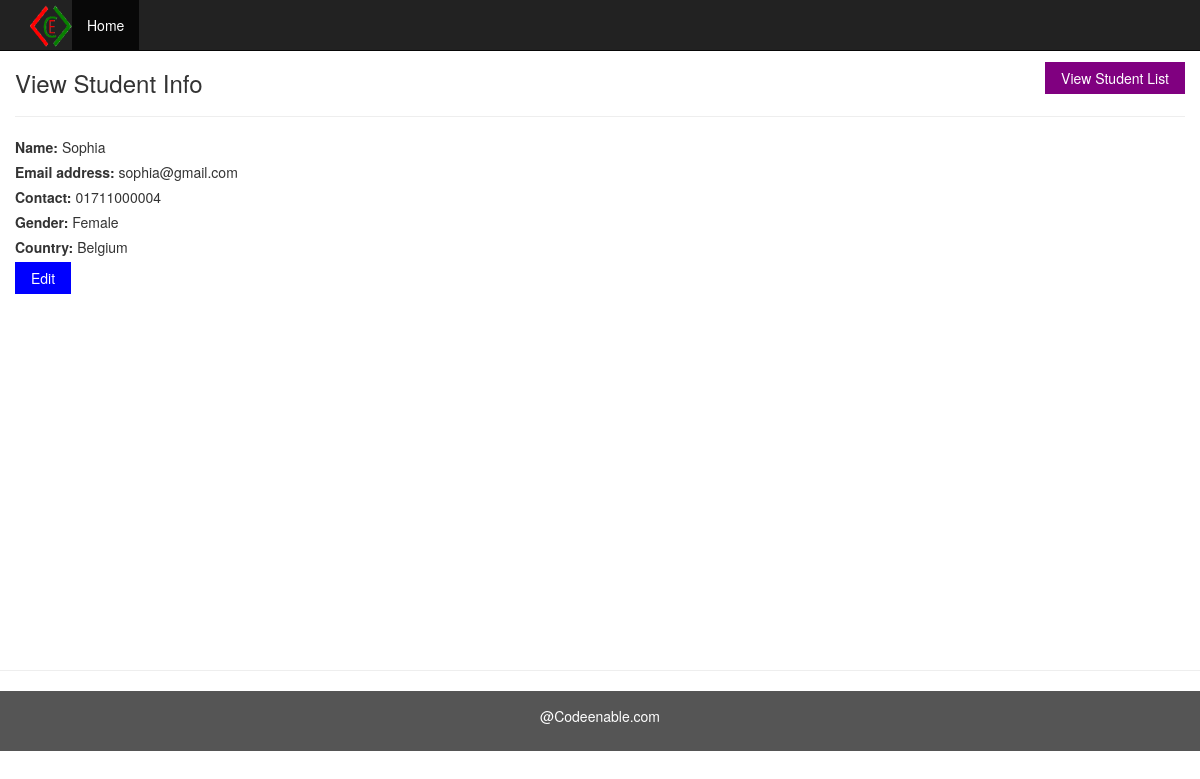
The app's page /read-student-info.php?id=19 with its own data.
### tables this page shows
CREATE TABLE `students` (
  `student_id` int(11) NOT NULL,
  `student_name` varchar(100) NOT NULL,
  `email_address` varchar(100) NOT NULL,
  `contact` varchar(30) NOT NULL,
  `gender` varchar(15) NOT NULL,
  `country` varchar(50) NOT NULL,
  `datetime` datetime NOT NULL DEFAULT CURRENT_TIMESTAMP
);

### class/student.php (called while the page is built, shortened)
<?php
class Student
{
    private $conn;
    function __construct() {
    $servername = "localhost";
    $dbname = "crud";
    $username = "root";
    $password = "";
    $conn = new mysqli($servername, $username, $password, $dbname);
      if ($conn->connect_error) {
        die("Connection failed: " . $conn->connect_error);
       }else{
        $this->conn=$conn;
       }
    }
    public function view_student_by_student_id($id){
       if(isset($id)){
       $student_id= mysqli_real_escape_string($this->conn,trim($id));
       $sql="Select * from students where student_id='$student_id'";
       $result=  $this->conn->query($sql);
        return $result->fetch_assoc();
       }
    }
}
?>

### read-student-info.php (the view)
<?php
 include 'header.php';
 if(isset($_GET['id'])){
  $student_info=$student_obj->view_student_by_student_id($_GET['id']);
 }else{
  header('Location: index.php');
 }
 ?>
<div class="container " >
  <div class="row content">
             <a type="button" href="index.php"  class="button button-purple mt-12 pull-right">View Student List</a>
 <h3>View Student Info</h3>
     <hr/>
    <label >Name:</label>
   <?php  if(isset($student_info['student_name'])){echo $student_info['student_name']; }?>
<br/>
    <label>Email address:</label>
  <?php  if(isset($student_info['email_address'])){echo $student_info['email_address'];} ?>
    <br/>
    <label >Contact:</label>
      <?php  if(isset($student_info['contact'])){echo $student_info['contact'];} ?>
    <br/>
  <label >Gender:</label>
   <?php  if(isset($student_info['gender'])){echo $student_info['gender'];} ?>
  <br/>
    <label >Country:</label>
      <?php  if(isset($student_info['country'])){echo $student_info['country'];} ?>
    <br/>
    <a href="<?php echo 'update-student-info.php?id='.$student_info["student_id"] ?>" class="button button-blue">Edit</a>
  </div>
</div>
<hr/>
 <?php
 include 'footer.php';
 ?>

### assets/style.css (style rules this page uses)
body { padding-top: 50px; }
.row.content { min-height:600px }
.button { border: none; color: white; padding: 6px 16px; text-align: center; text-decoration: none; display: inline-block; font-size: 14px; cursor: pointer; }
.button-blue { background-color: #0000FF; }
.button-purple { background-color: purple; }
.mt-12 { margin-top: 12px; }

### records on screen
students: student_name "Sophia", email_address "sophia@gmail.com", contact "01711000004", gender "Female", country "Belgium"
